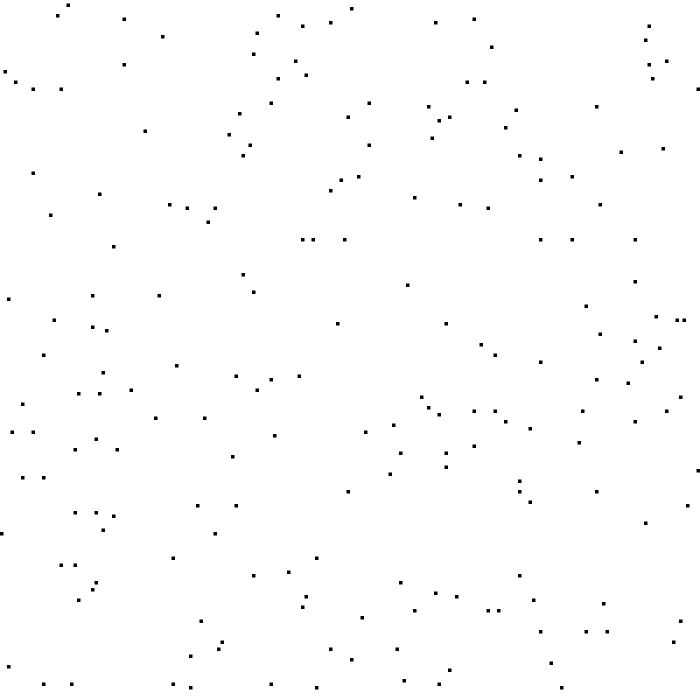
Frame 1 (no input)
Frame 60 (the mouse pressed at the canvas centre just before this capture): blank canvas, image omitted
Frame 120 (the mouse held since frame 60 and released just before this capture): blank canvas, image omitted

The Processing sketch that drew this single still picture (run headless with seeded random() and noise(); from frame 60 on, the mouse is pressed at the canvas centre):

// Processing sketch: generative_art_j124
// ── generative_art_j124.pde
int[][] grid;
int cols = 200;
int rows  = 200;
void setup() {
  size(700, 700);
  background(255);
  pixelDensity(2);
  noStroke();
  fill(0);
  grid = make2DArray(cols, rows);
  println(int(random(2)));
  frameRate(10);
}

int[][] make2DArray(int cols, int rows) {
  int[][] arr = new int[rows][cols];
  for (int i = 0; i < rows; i++) {
    for (int j = 0; j < cols; j++) {
        if (random(1) < 0.005)
          arr[i][j] = 2;
        else 
          arr[i][j] = 0;
        //arr[i][j] = int(random(3));
    }
  }
  return arr;
}

int neighbors(int row, int col) {
  int sum = 0;
  for (int i = -1; i < 2; i++) {
    for (int j = -1; j < 2; j++) {
      int x = (col + i + cols) % cols;
      int y = (row + j + rows) % rows;
      if (grid[y][x] == 2) sum++;
    }
  }
  if (grid[row][col] == 2)
    sum--;
  return sum;
}

int[][] update() {
  int[][] newg = new int[rows][cols];
  for (int i = 0; i < rows; i++) {
    for (int j = 0; j < cols; j++) {
      int neighbors = neighbors(i, j);   
      if (grid[i][j] == 1)
        newg[i][j] = 0;
      else if (grid[i][j] == 2)
        newg[i][j] = 1;
      else if (neighbors == 2  && grid[i][j] == 0)
        newg[i][j] = 2;
    }
  }
  return newg;
}

void draw() {
  background(255);
  float sx = float(width)/cols;
  float sy = float(height)/rows;
  for (int i = 0; i < rows; i++) {
    for (int j = 0; j < cols; j++) {
      if (grid[i][j] == 1) {
        fill(120);
        rect(j * sx, i * sy, sx, sy);
      } else if (grid[i][j] == 2) {
        fill(0);
        rect(j * sx, i * sy, sx, sy);
      }
    }
  }
  grid = update();
}
